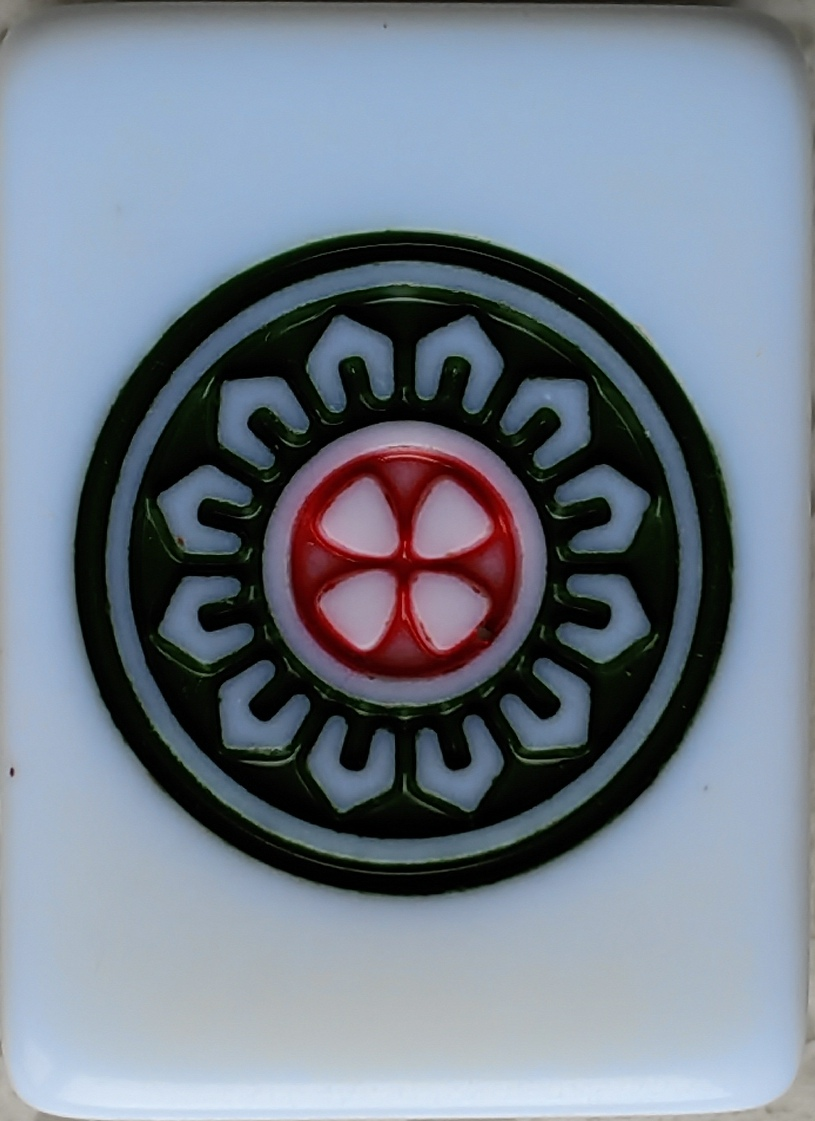
%> input picture V1.1/code/dataset/train/bing1/1.png, 815 x 1121 px; its folder holds only this picture in this run
$ octave --eval "augment_dataset;"   (GNU Octave 9; MATLAB toolbox functions it lacks are replaced by stand-ins)
%> lines starting %> are read from the running program, lines starting %| are printed output that depends on the picture
function augment_dataset(num_augmented)
    % 输入参数:num_augmented - 每张原图生成的增强图像数量（默认15）

    if nargin < 1
        % 如果未传入 num_augmented，则默认每类生成15张增强图
        num_augmented = 15;
    end

    % 定义训练数据所在根目录
    input_folder = 'dataset/train/';
    % 获取根目录下的所有文件夹信息（包括文件与文件夹）
    classes = dir(input_folder);
    % 过滤只保留子文件夹，排除隐藏目录（如 . 和 ..）
    classes = classes([classes.isdir] & ~startsWith({classes.name}, '.'));

    % 遍历每个类别文件夹
    for i = 1:length(classes)
        class_name = classes(i).name;                          % 当前类别名称
        class_path = fullfile(input_folder, class_name);       % 类别文件夹完整路径

        % 获取该文件夹下所有 .png 文件列表
        png_files = dir(fullfile(class_path, '*.png'));
        if isempty(png_files)
            % 如未找到任何png图像，发出警告并跳过此类别
            warning('跳过 %s，未找到 .png 文件', class_name);
            continue;
        end

        % 遍历此类别下的每张原始图像
        for k = 1:length(png_files)
            original_img_path = fullfile(class_path, png_files(k).name);
            img = imread(original_img_path);                     % 读取图像
%> img is the input picture: size 1121x815x3 uint8; mean R, G, B 115.9, 126.6, 140

            % 如果是彩色图，将其转为灰度，保留亮度信息
            if size(img, 3) == 3
                img = rgb2gray(img);
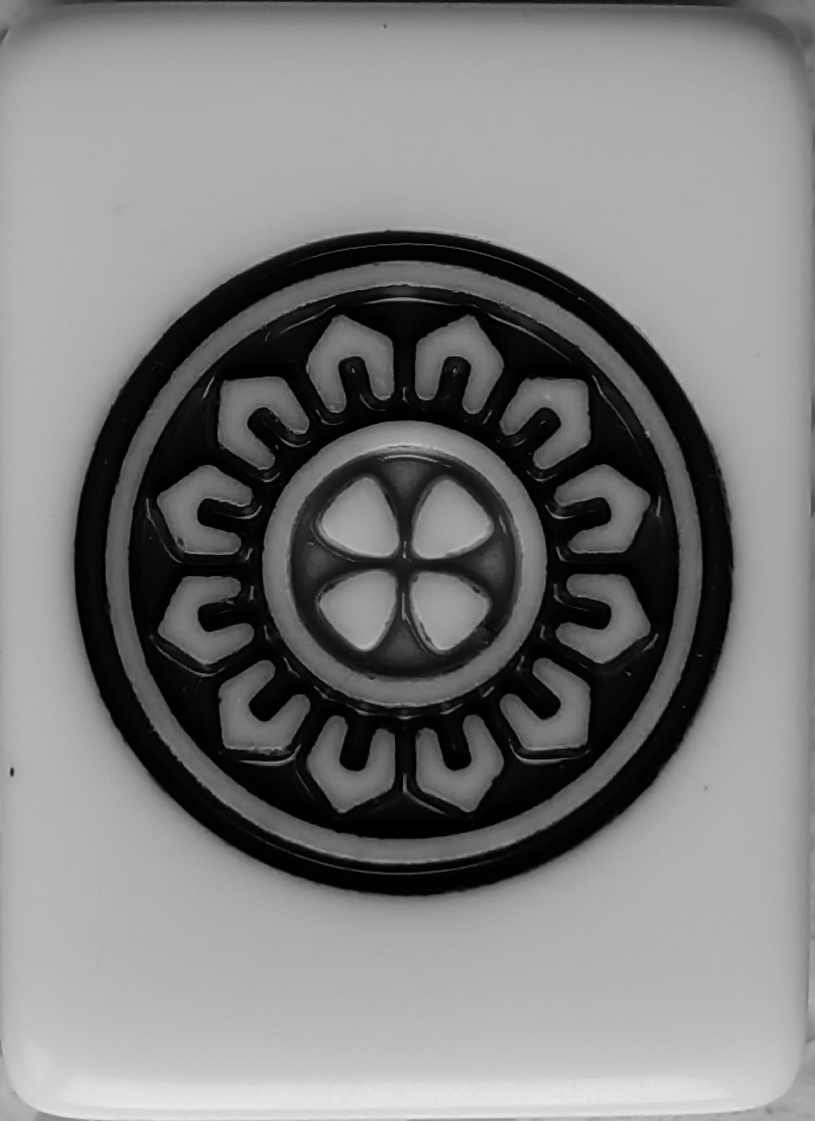
%> img: size 1121x815 uint8; min 0, max 234, mean 124.9
            end

            % 保存一个未增强的图像副本，标记为 aug0_
            imwrite(img, fullfile(class_path, sprintf('aug0_%s', png_files(k).name)));

            % 进行多次增强，生成 num_augmented 张变体
            for j = 1:num_augmented
                aug_img = double(img);   % 转为 double 类型，便于后续数值变换

                % 1) 随机旋转：角度范围[-10, 10]度
                angle = randi([-10, 10], 1);
                aug_img = imrotate(aug_img, angle, 'crop');

                % 2) 随机缩放：缩放比例范围[0.9, 1.1]
                scale = 0.9 + 0.2 * rand();
                aug_img = imresize(aug_img, scale);         % 缩放
                aug_img = imresize(aug_img, size(img));     % 再缩回原始大小

                % 3) 随机亮度扰动：±20 灰度值
                brightness = 40 * (rand() - 0.5);
                aug_img = aug_img + brightness;

                % 4) 添加高斯噪声：均值0、方差0.002
                aug_img = imnoise(uint8(aug_img), 'gaussian', 0, 0.002);

                % 5) 限制像素值在 [0,255] 区间并转回 uint8
                aug_img = uint8(min(max(double(aug_img), 0), 255));

                % 保存增强后的图，文件名带上 aug 序号
                save_path = fullfile(class_path, sprintf('aug%d_%s', j, png_files(k).name));
                imwrite(aug_img, save_path);
            end
%> this loop made 15 passes
%> pass 1, in augment_dataset, `aug_img = imrotate(aug_img, angle, 'crop');`:
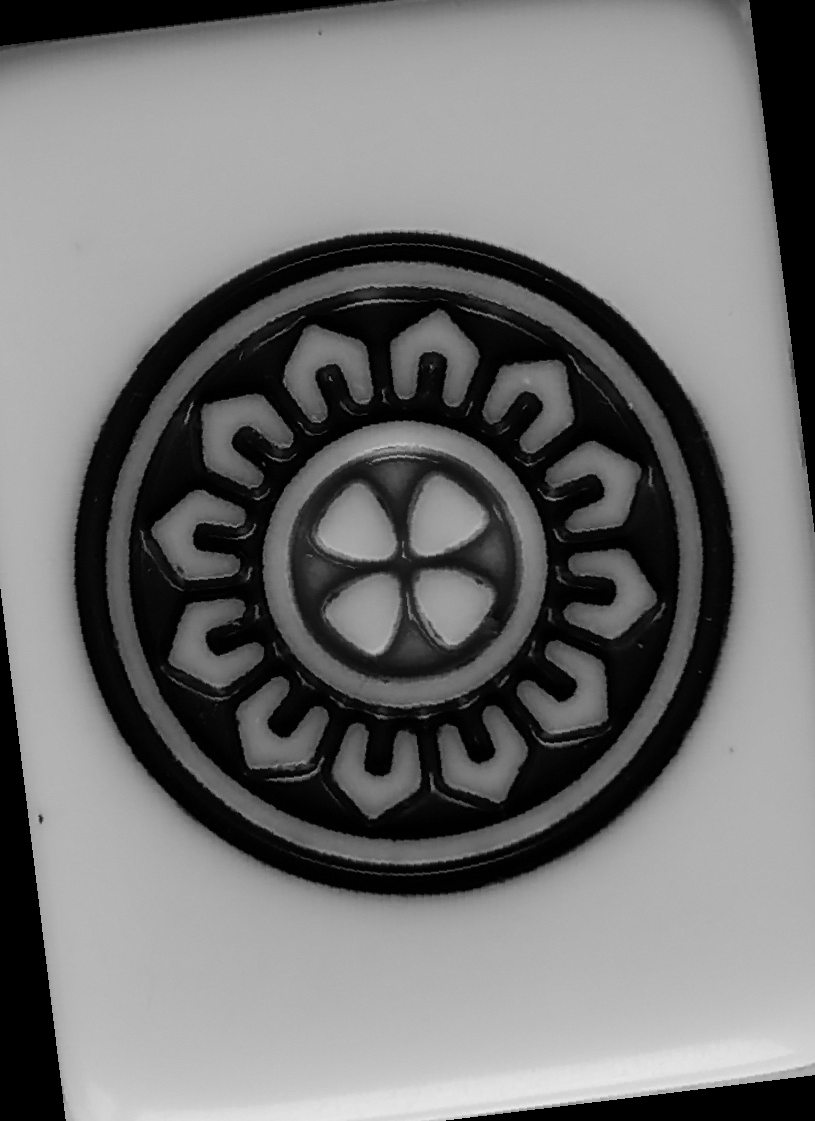
%> aug_img: size 1121x815 double; min 0, max 234, mean 115.9
%> pass 1, in augment_dataset, `aug_img = imresize(aug_img, scale);`:
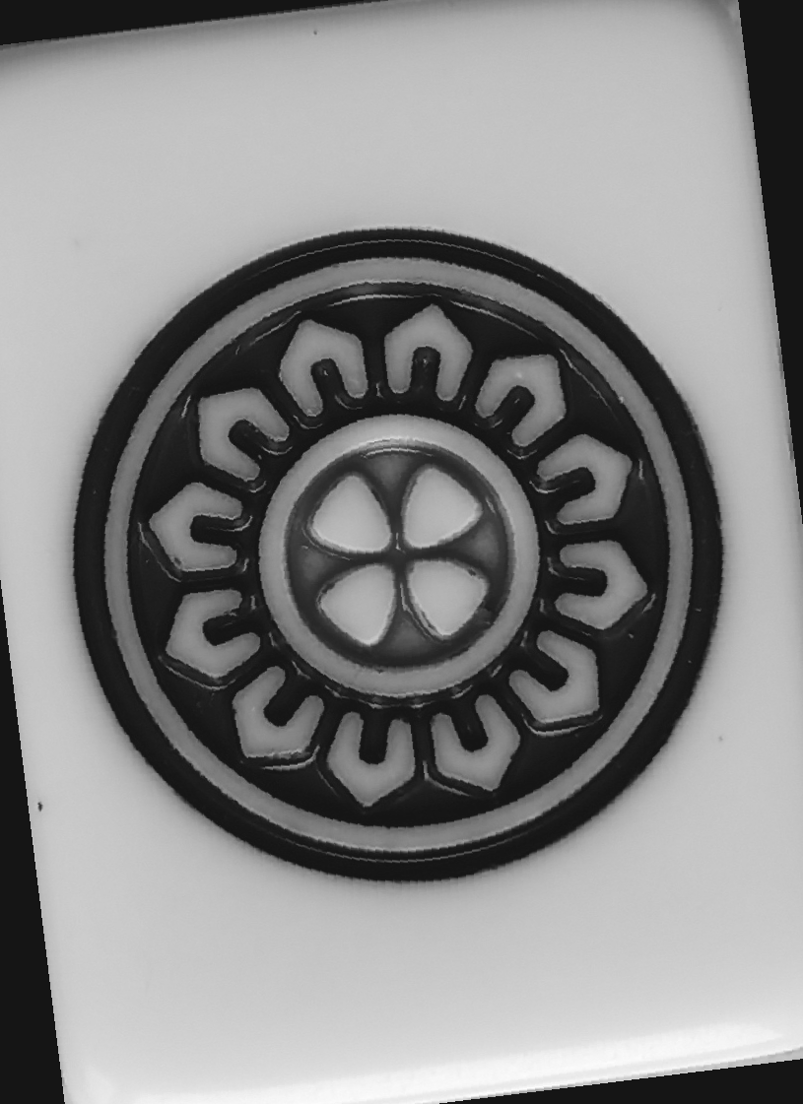
%> aug_img: size 1104x803 double; min -21.34, max 233.7, mean 115.9; drawn with min black and max white

            % 控制台输出，本张原图增强完成情况
            fprintf('✅ 类别 %s 增强完成，文件 %s 生成 %d 张图像\n', ...
                    class_name, png_files(k).name, num_augmented + 1);
        end
    end
%> pass 2 of the loop in augment_dataset, `for i = 1:length(classes)`:
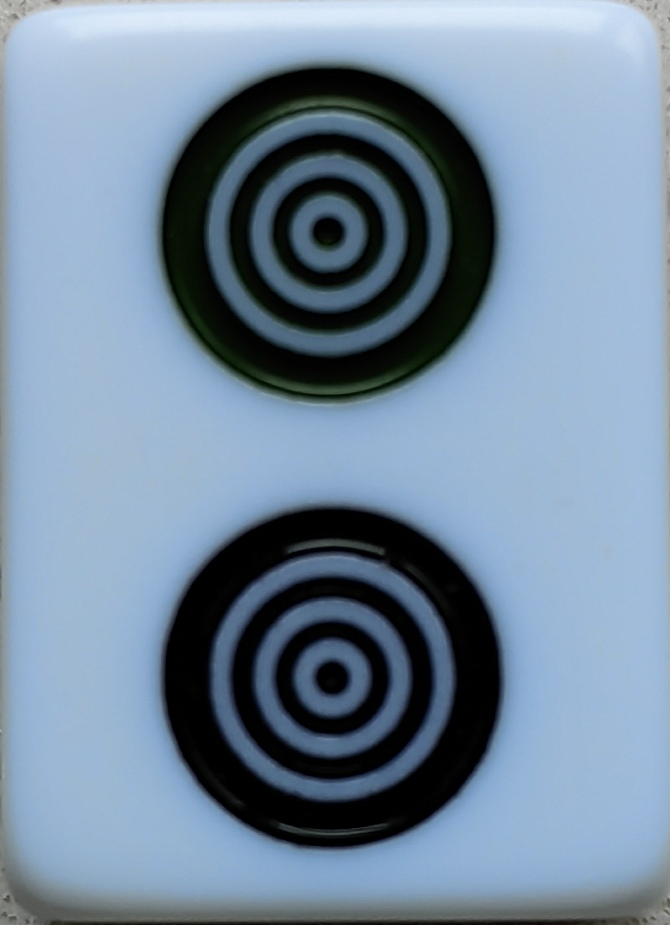
%> input picture V1.1/code/dataset/train/bing2/1.png, 670 x 925 px
%> in augment_dataset, img is the input picture: size 925x670x3 uint8; mean R, G, B 116.1, 136.7, 157.3
%> in augment_dataset, `img = rgb2gray(img);`:
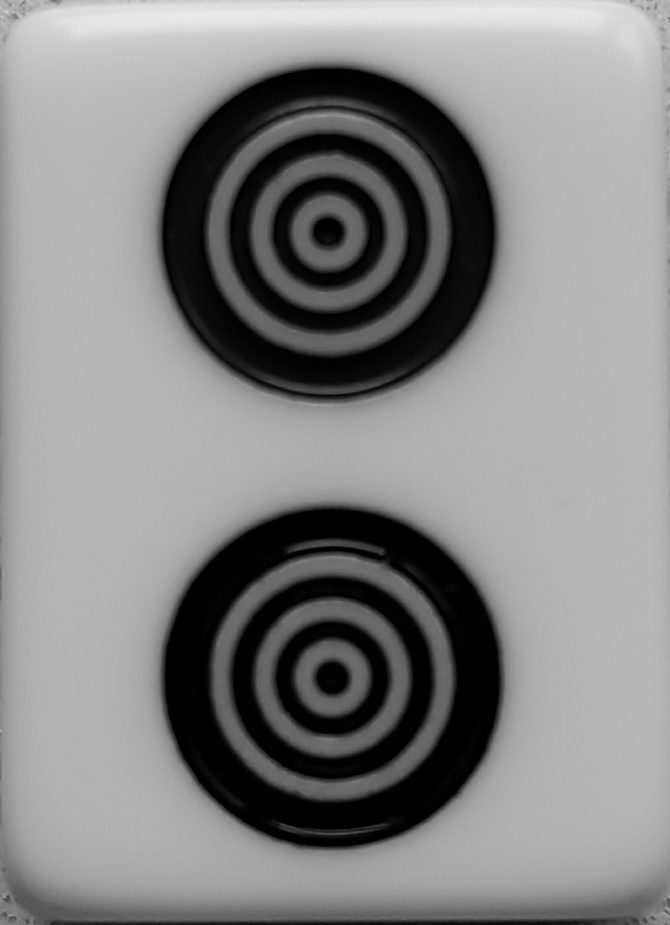
%> img: size 925x670 uint8; min 0, max 235, mean 132.9
%> the loop in augment_dataset, `for j = 1:num_augmented` made 15 passes
%> pass 1, in augment_dataset, `aug_img = imresize(aug_img, scale);`:
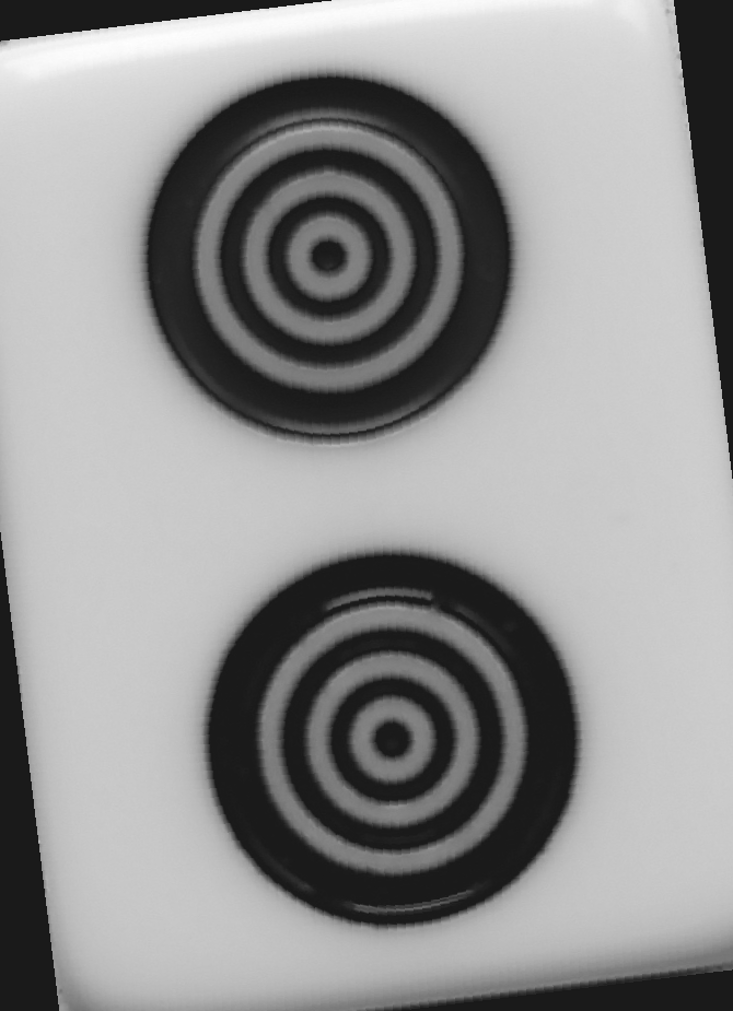
%> aug_img: size 1011x733 double; min -26.81, max 235, mean 123.5; drawn with min black and max white
end
